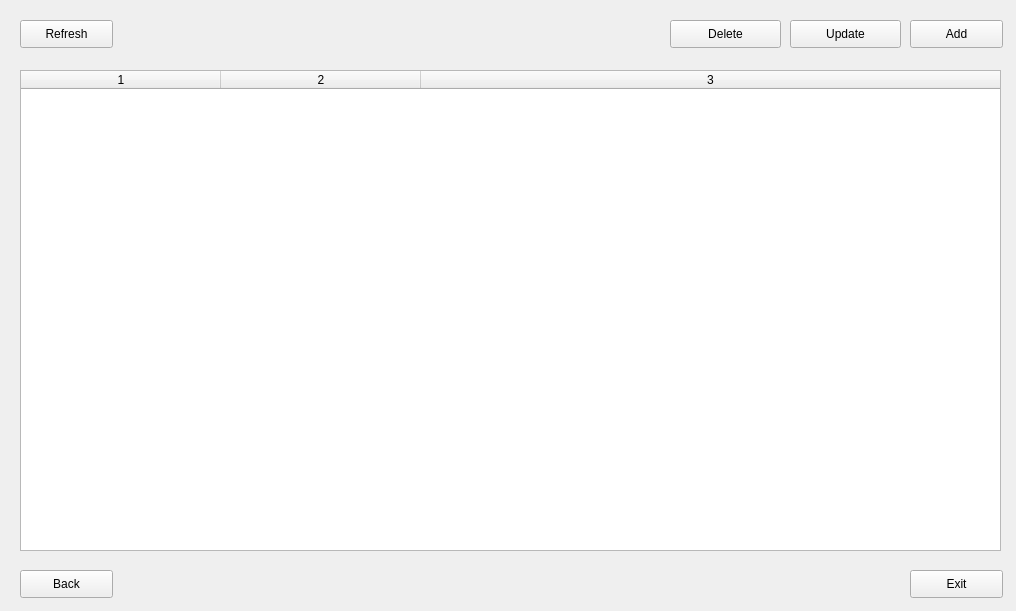
<?xml version="1.0" encoding="UTF-8"?>
<ui version="4.0">
 <class>MainWindow</class>
 <widget class="QMainWindow" name="MainWindow">
  <property name="geometry">
   <rect>
    <x>0</x>
    <y>0</y>
    <width>1016</width>
    <height>611</height>
   </rect>
  </property>
  <property name="windowTitle">
   <string>MainWindow</string>
  </property>
  <widget class="QWidget" name="centralwidget">
   <widget class="QTableWidget" name="tableWidget">
    <property name="geometry">
     <rect>
      <x>20</x>
      <y>70</y>
      <width>981</width>
      <height>481</height>
     </rect>
    </property>
    <property name="sizePolicy">
     <sizepolicy hsizetype="Expanding" vsizetype="Ignored">
      <horstretch>0</horstretch>
      <verstretch>0</verstretch>
     </sizepolicy>
    </property>
    <property name="mouseTracking">
     <bool>true</bool>
    </property>
    <property name="editTriggers">
     <set>QAbstractItemView::NoEditTriggers</set>
    </property>
    <property name="selectionMode">
     <enum>QAbstractItemView::SingleSelection</enum>
    </property>
    <property name="selectionBehavior">
     <enum>QAbstractItemView::SelectRows</enum>
    </property>
    <property name="showGrid">
     <bool>true</bool>
    </property>
    <property name="wordWrap">
     <bool>true</bool>
    </property>
    <property name="rowCount">
     <number>0</number>
    </property>
    <property name="columnCount">
     <number>3</number>
    </property>
    <attribute name="horizontalHeaderVisible">
     <bool>true</bool>
    </attribute>
    <attribute name="horizontalHeaderCascadingSectionResizes">
     <bool>true</bool>
    </attribute>
    <attribute name="horizontalHeaderDefaultSectionSize">
     <number>200</number>
    </attribute>
    <attribute name="horizontalHeaderHighlightSections">
     <bool>true</bool>
    </attribute>
    <attribute name="horizontalHeaderShowSortIndicator" stdset="0">
     <bool>true</bool>
    </attribute>
    <attribute name="horizontalHeaderStretchLastSection">
     <bool>true</bool>
    </attribute>
    <attribute name="verticalHeaderCascadingSectionResizes">
     <bool>false</bool>
    </attribute>
    <column/>
    <column/>
    <column/>
   </widget>
   <widget class="QPushButton" name="addBtn">
    <property name="geometry">
     <rect>
      <x>910</x>
      <y>20</y>
      <width>93</width>
      <height>28</height>
     </rect>
    </property>
    <property name="text">
     <string>Add</string>
    </property>
   </widget>
   <widget class="QPushButton" name="deleteBtn">
    <property name="geometry">
     <rect>
      <x>670</x>
      <y>20</y>
      <width>111</width>
      <height>28</height>
     </rect>
    </property>
    <property name="text">
     <string>Delete</string>
    </property>
   </widget>
   <widget class="QPushButton" name="updateBtn">
    <property name="geometry">
     <rect>
      <x>790</x>
      <y>20</y>
      <width>111</width>
      <height>28</height>
     </rect>
    </property>
    <property name="text">
     <string>Update</string>
    </property>
   </widget>
   <widget class="QPushButton" name="refreshBtn">
    <property name="geometry">
     <rect>
      <x>20</x>
      <y>20</y>
      <width>93</width>
      <height>28</height>
     </rect>
    </property>
    <property name="text">
     <string>Refresh</string>
    </property>
   </widget>
   <widget class="QPushButton" name="exitBtn">
    <property name="geometry">
     <rect>
      <x>910</x>
      <y>570</y>
      <width>93</width>
      <height>28</height>
     </rect>
    </property>
    <property name="text">
     <string>Exit</string>
    </property>
   </widget>
   <widget class="QPushButton" name="backBtn">
    <property name="geometry">
     <rect>
      <x>20</x>
      <y>570</y>
      <width>93</width>
      <height>28</height>
     </rect>
    </property>
    <property name="text">
     <string>Back</string>
    </property>
   </widget>
  </widget>
 </widget>
 <resources/>
 <connections/>
</ui>
